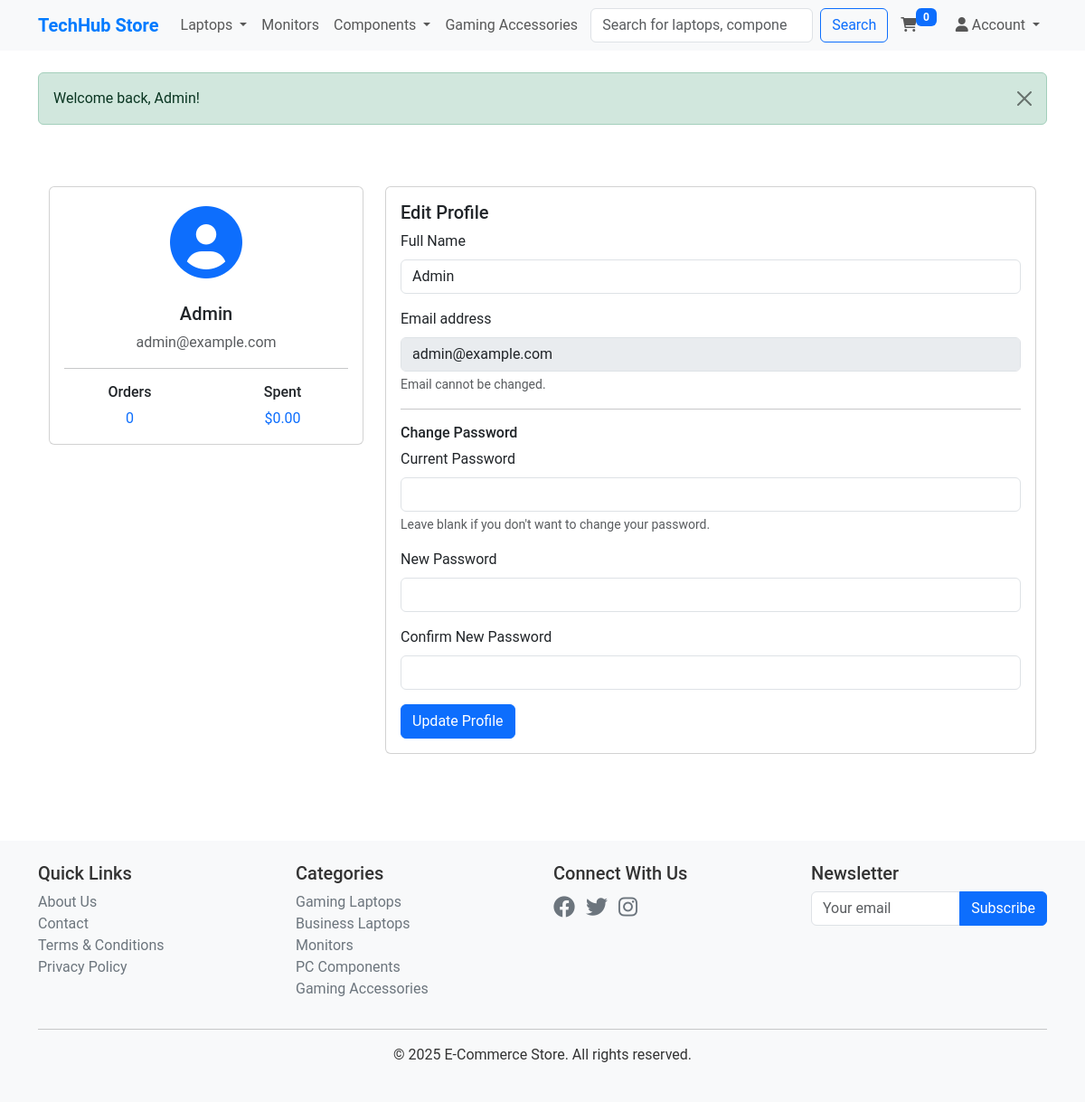
The app's page /profile.php (signed in) with its own data.
### tables this page shows
CREATE TABLE users (
    id INT PRIMARY KEY AUTO_INCREMENT,
    name VARCHAR(100) NOT NULL,
    email VARCHAR(100) NOT NULL UNIQUE,
    password_hash VARCHAR(255) NOT NULL,
    role ENUM('user', 'admin') DEFAULT 'user',
    address TEXT,
    phone VARCHAR(20),
    is_banned BOOLEAN DEFAULT FALSE,
    created_at TIMESTAMP DEFAULT CURRENT_TIMESTAMP
);

CREATE TABLE categories (
    id INT PRIMARY KEY AUTO_INCREMENT,
    name VARCHAR(100) NOT NULL UNIQUE,
    created_at TIMESTAMP DEFAULT CURRENT_TIMESTAMP
);

### includes/functions.php (called while the page is built, shortened)
<?php
function format_price($price) {
    return '$' . number_format($price, 2);
}
?>

### profile.php (the view, shortened to what this page needs)
<?php
require_once 'includes/db_connect.php';
require_once 'includes/header.php';
try {
    $stmt = $pdo->prepare("
        SELECT u.*,
               COUNT(DISTINCT o.id) as total_orders,
               COALESCE(SUM(o.total_amount), 0) as total_spent
        FROM users u
        LEFT JOIN orders o ON u.id = o.user_id
        WHERE u.id = ?
        GROUP BY u.id
    ");
    $stmt->execute([$_SESSION['user_id']]);
    $user = $stmt->fetch();
} catch (PDOException $e) {
    error_log("Error fetching user data: " . $e->getMessage());
    set_flash_message('danger', 'Error loading profile data.');
    $user = null;
    $recent_orders = [];
}
?>
<div class="container py-5">
    <div class="row">
        <div class="col-md-4 mb-4">
            <div class="card">
                <div class="card-body text-center">
                    <div class="mb-3">
                        <span class="display-1">
                            <i class="fas fa-user-circle text-primary"></i>
                        </span>
                    </div>
                    <h5 class="card-title"><?php echo htmlspecialchars($user['name']); ?></h5>
                    <p class="text-muted"><?php echo htmlspecialchars($user['email']); ?></p>
                    <hr>
                    <div class="row text-center">
                        <div class="col-6">
                            <h6>Orders</h6>
                            <p class="text-primary mb-0"><?php echo number_format($user['total_orders']); ?></p>
                        </div>
                        <div class="col-6">
                            <h6>Spent</h6>
                            <p class="text-primary mb-0"><?php echo format_price($user['total_spent']); ?></p>
                        </div>
                    </div>
                </div>
            </div>
        </div>
        <div class="col-md-8">
            <div class="card">
                <div class="card-body">
                    <h5 class="card-title">Edit Profile</h5>
                    <form method="POST">
                        <div class="mb-3">
                            <label for="name" class="form-label">Full Name</label>
                            <input type="text" class="form-control" id="name" name="name"
                                   value="<?php echo htmlspecialchars($user['name']); ?>" required>
                        </div>
                        <div class="mb-3">
                            <label for="email" class="form-label">Email address</label>
                            <input type="email" class="form-control" value="<?php echo htmlspecialchars($user['email']); ?>"
                                   readonly disabled>
                            <div class="form-text">Email cannot be changed.</div>
                        </div>
                        <hr>
                        <h6>Change Password</h6>
                        <div class="mb-3">
                            <label for="current_password" class="form-label">Current Password</label>
                            <input type="password" class="form-control" id="current_password" name="current_password">
                            <div class="form-text">Leave blank if you don't want to change your password.</div>
                        </div>
                        <div class="mb-3">
                            <label for="new_password" class="form-label">New Password</label>
                            <input type="password" class="form-control" id="new_password" name="new_password"
                                   minlength="8">
                        </div>
                        <div class="mb-3">
                            <label for="confirm_password" class="form-label">Confirm New Password</label>
                            <input type="password" class="form-control" id="confirm_password" name="confirm_password">
                        </div>
                        <button type="submit" class="btn btn-primary">Update Profile</button>
                    </form>
                </div>
            </div>
        </div>
    </div>
</div>
<?php require_once 'includes/footer.php'; ?>

### includes/footer.php (shortened to what this page needs)
    </div>
    <footer class="bg-light mt-5 py-4">
        <div class="container">
            <div class="row">
                <div class="col-md-3">
                    <h5>Quick Links</h5>
                    <ul class="list-unstyled">
                        <li><a href="/ecomfinal/about.php">About Us</a></li>
                        <li><a href="/ecomfinal/contact.php">Contact</a></li>
                        <li><a href="/ecomfinal/terms.php">Terms & Conditions</a></li>
                        <li><a href="/ecomfinal/privacy.php">Privacy Policy</a></li>
                    </ul>
                </div>
                <div class="col-md-3">
                    <h5>Categories</h5>
                    <ul class="list-unstyled">
                        <?php
                        try {
                            $stmt = $pdo->query("SELECT * FROM categories LIMIT 5");
                            while ($category = $stmt->fetch()) {
                                echo '<li><a href="/ecomfinal/products.php?category=' . $category['id'] . '">' . htmlspecialchars($category['name']) . '</a></li>';
                            }
                        } catch (PDOException $e) {
                        }
                        ?>
                    </ul>
                </div>
                <div class="col-md-3">
                    <h5>Connect With Us</h5>
                    <div class="social-links">
                        <a href="#" class="me-2"><i class="fab fa-facebook"></i></a>
                        <a href="#" class="me-2"><i class="fab fa-twitter"></i></a>
                        <a href="#" class="me-2"><i class="fab fa-instagram"></i></a>
                    </div>
                </div>
                <div class="col-md-3">
                    <h5>Newsletter</h5>
                    <form action="#" method="POST" class="newsletter-form">
                        <div class="input-group">
                            <input type="email" class="form-control" placeholder="Your email">
                            <button class="btn btn-primary" type="submit">Subscribe</button>
                        </div>
                    </form>
                </div>
            </div>
            <hr>
            <div class="text-center">
                <p>&copy; <?php echo date('Y'); ?> E-Commerce Store. All rights reserved.</p>
            </div>
        </div>
    </footer>
</body>
</html>

### assets/css/style.css (style rules this page uses)
body { font-family: 'Roboto', sans-serif; color: #333; }
footer { margin-top: auto; }
footer a { color: #6c757d; text-decoration: none; }
.social-links a { font-size: 1.5rem; color: #6c757d; }

### records on screen
users: name "Admin", email "admin@example.com"
categories: name "Gaming Laptops"
categories: name "Business Laptops"
categories: name "Monitors"
categories: name "PC Components"
categories: name "Gaming Accessories"

### other values on screen
get_cart_total() "0"
$flash['message'] "Welcome back, Admin!"
$user['total_orders'] "0"
format_price($user['total_spent']) "$0.00"
